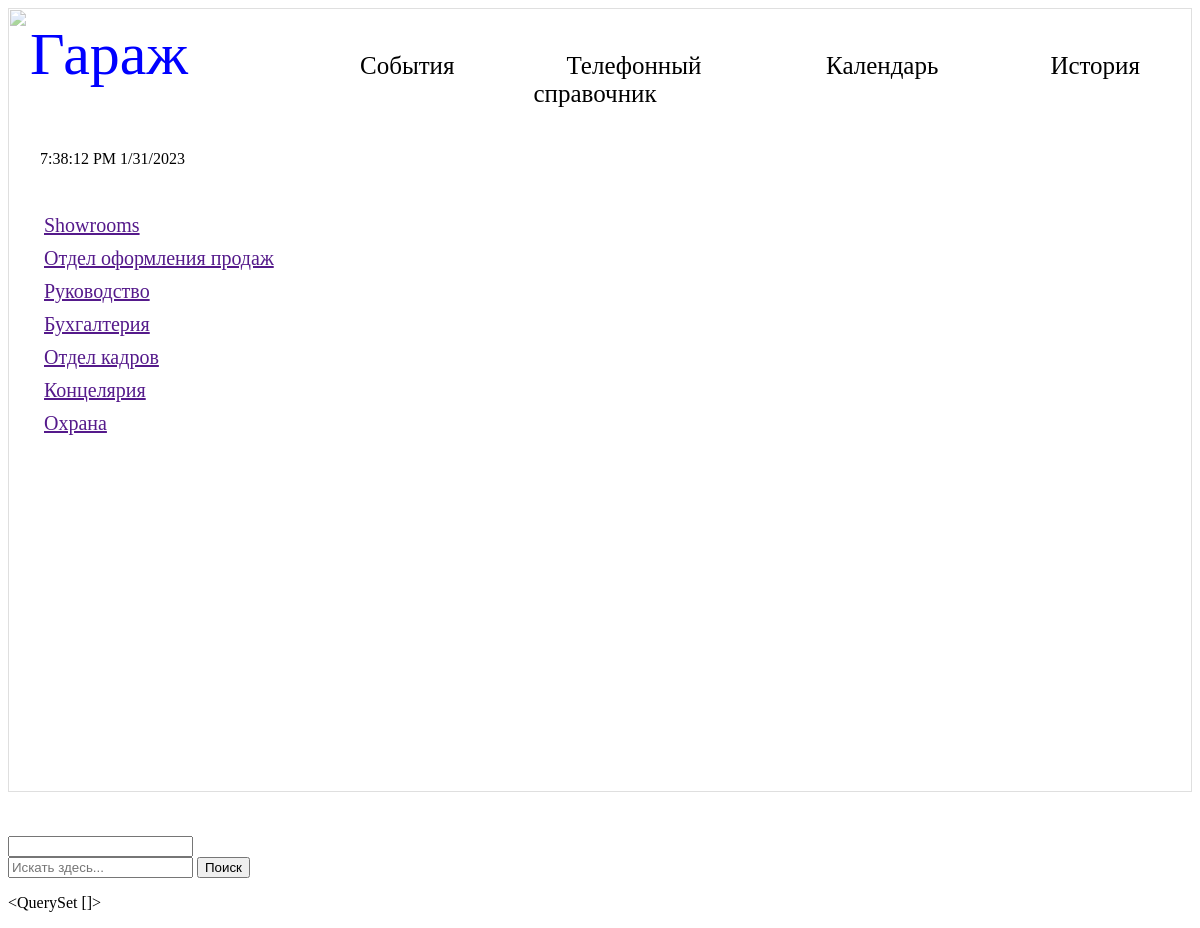
The app's page /mainpage/, older data.
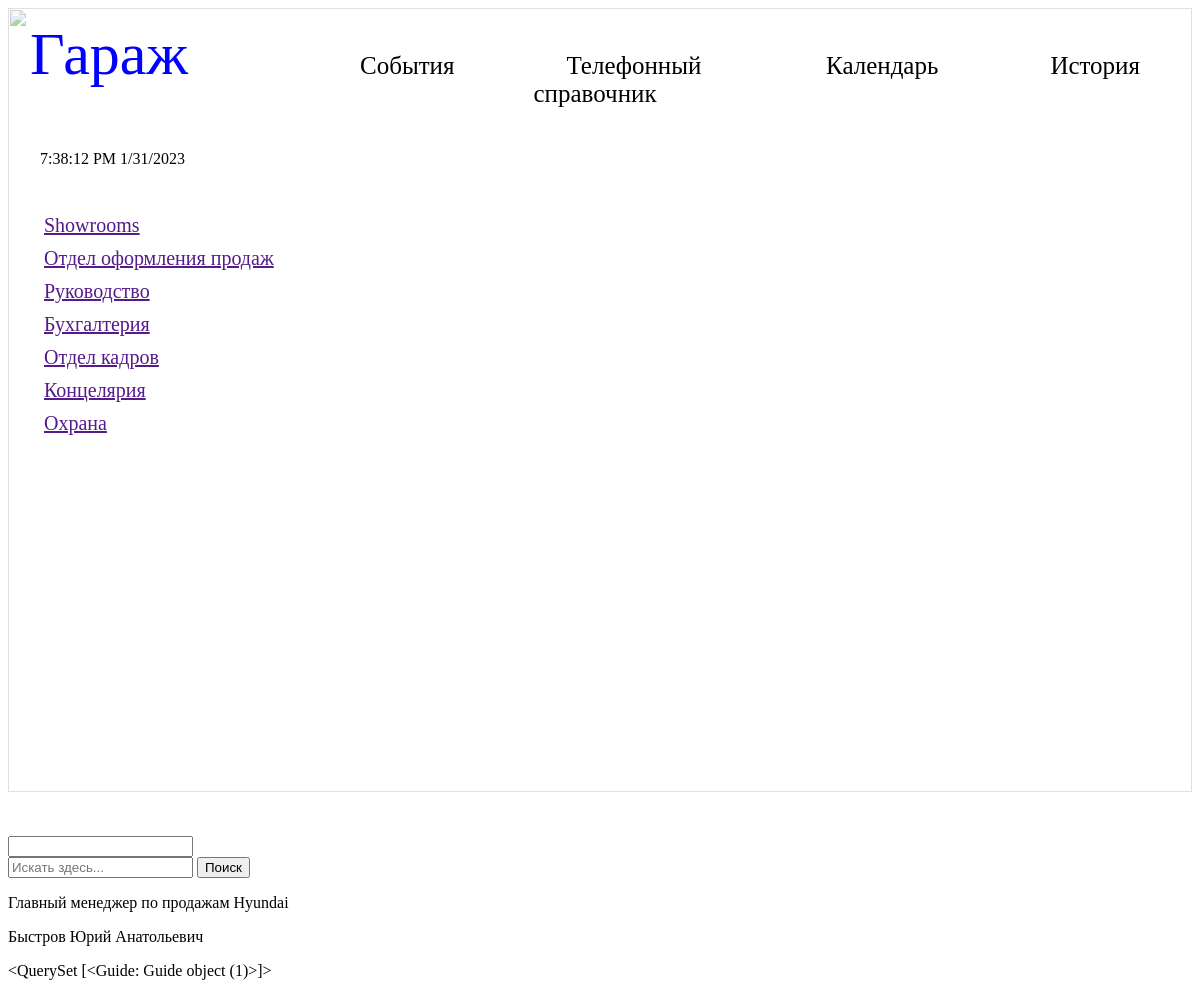
The same page, newer data.
### mainpage/models.py (models this page shows)
class Employee(models.Model):
    position = models.CharField(default='', max_length=1024)
    surname = models.CharField(default='', max_length=1024)
    name = models.CharField(default='', max_length=1024)
    fathername = models.CharField(default='', max_length=1024)
    birthdate = models.DateField()
    phone_working = models.IntegerField()
    phone_personal = models.IntegerField()
    email_working = models.CharField(default='', max_length=1024)

class Guide(models.Model):
    position = models.CharField(default='', max_length=1024)
    surname = models.CharField(default='', max_length=1024)
    name = models.CharField(default='', max_length=1024)
    fathername = models.CharField(default='', max_length=1024)
    birth_date = models.DateField()
    phone_working = models.IntegerField()
    phone_personal = models.IntegerField()
    email_working = models.CharField(default='', max_length=1024)

### mainpage/views.py (the view, shortened to what this page needs)
# urls.py: path('', views.index, name='sobytiya')
def index(request):
    employee = Employee.objects.all()
    context = {
        'nomer_okoshka': '9 и 3/4',
        'name': 'Гараж', # добавили для index.html
        'employee': employee,
        'guide': Guide.objects.all(),
        'menu_one': [
            'События',
            'Телефонный справочник',
            'Календарь',
            'История'
        ]
    }
    return render(
        request,               #Запрос
        'mainpage/index.html', # путь к шаблону
        context                # подстановки словарь
    )

### mainpage/templates/mainpage/index.html (shortened to what this page needs)
{% load static %}
<form action="{% url 'sobytiya' %}" method="post">
    <link href="{% static 'mainpage/css/index.css' %}" rel="stylesheet" type="text/css" />
<div class="start">
    <div class="time1" id="timer1"></div>
    <span class="img_glavnaya"><img src="https://18onlygame.ru/wp-content/uploads/0/3/4/034cf2ed5b44285586c8d29f5ecfcf8b.jpeg" width="100%"></span>
    <header>
        <p><span class="header1">Гараж</span></p>
        <nav>
            <ul class="menu1">
                {% for nazvanie in menu_one %}
                <li><a href="">{{nazvanie}}</a></li>
                {% endfor %}
            </ul>
            <ul class="menu2">
                <li><a href="">Showrooms</a></li>
                <li><a href="">Отдел оформления продаж</a></li>
                <li><a href="">Руководство</a></li>
                <li><a href="">Бухгалтерия</a></li>
                <li><a href="">Отдел кадров</a></li>
                <li><a href="">Концелярия</a></li>
                <li><a href="">Охрана</a></li>
            </ul>
        </nav>
    </header>
    <div class="sobytia">
        <div class="com">
            <pre>
            </pre>
        </div>
        <input type="text" name="" id="">
    </div>
    <form class="search">
        <input type="text" placeholder="Искать здесь..."> </input>
        <input type="button" value="Поиск" onclick="cry()"> </input>
    </form>
</div>
</form>
{% for user in employee %}
<p>{{user.position}}</p>
<p>{{user.surname}} {{user.name}} {{user.fathername}}</p>
{% endfor %}
<p>{{guide}}</p>

### static/mainpage/css/index.css (style rules this page uses)
.img_glavnaya { position: relative; width: 100%; height: 100%; filter: alpha(Opacity=50); opacity: 0.5; }
.header1 { color: #0000FF; font-size: 60px; font-family: Brush Script MT, Brush Script Std, cursive; position: absolute; top: 20px; left: 30px; width: 100%; }
ul.menu1 { display: flex; list-style-type: none; margin: 0; padding: 4px; position: absolute; top: 45px; left: 300px; }
ul.menu1 li { margin-right: 5px; margin: 0 20px; padding: 3px; font-size: 25px; font-family: Times, Times New Roman, serif; }
ul.menu1 a { text-decoration: none; color: black; margin-right: 5px; margin: 0 30px; padding: 3px; }
ul.menu2 { margin: 0; padding: 4px; list-style-type: none; position: absolute; top: 200px; left: 40px; }
ul.menu2 li { margin: 10px 0; font-size: 20px; }
.time1 { color: black; position: absolute; top: 150px; left: 40px; }

Row changes from the older to the newer data that the page shows:
added Employee: position "Главный менеджер по продажам Hyundai", surname "Быстров", name "Юрий", fathername "Анатольевич"
added Guide: id "<QuerySet [<Guide: Guide object (1)>]>"
Text that changed along with them:
{{ guide }}: "<QuerySet []>" → (not shown)
